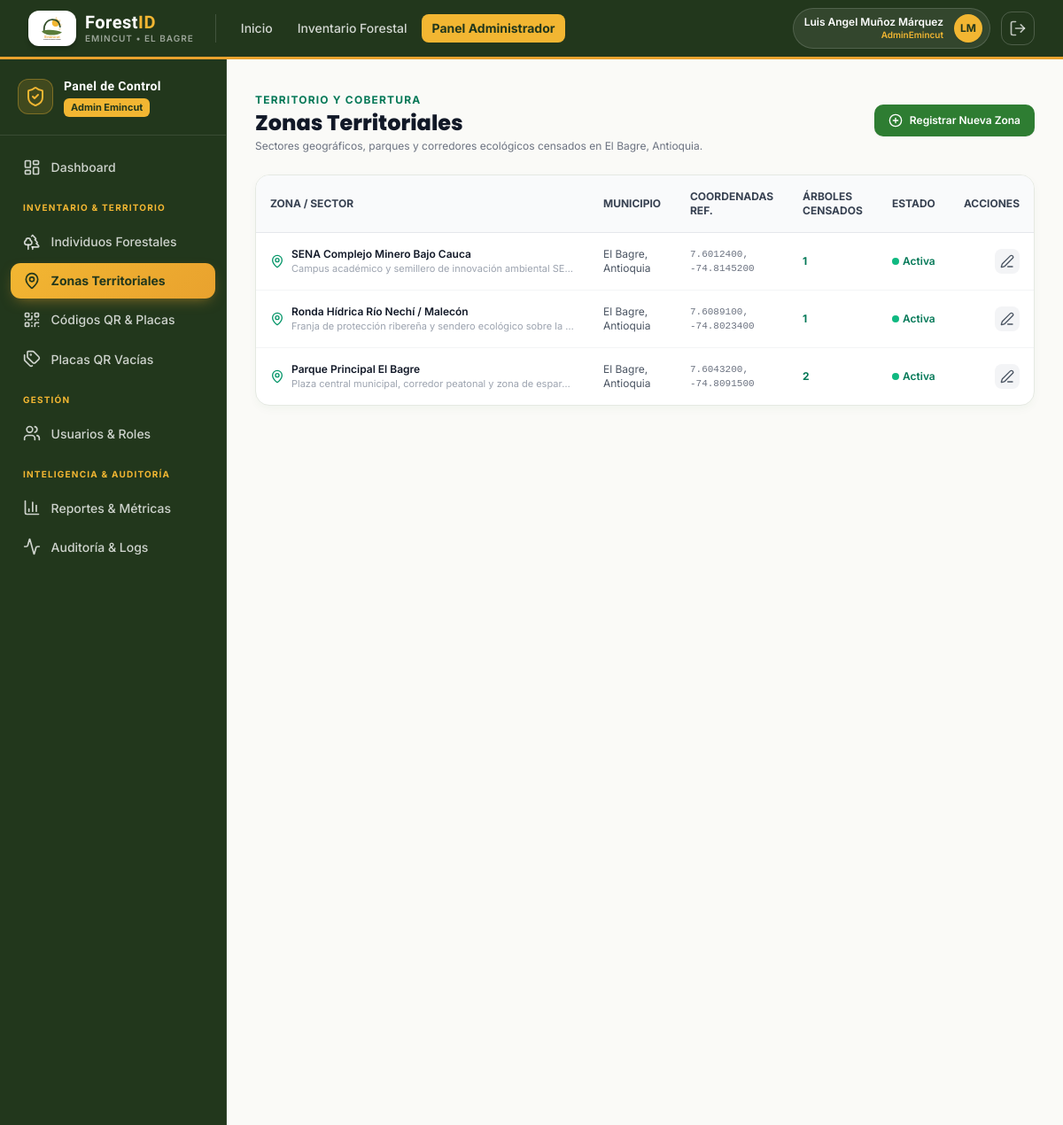
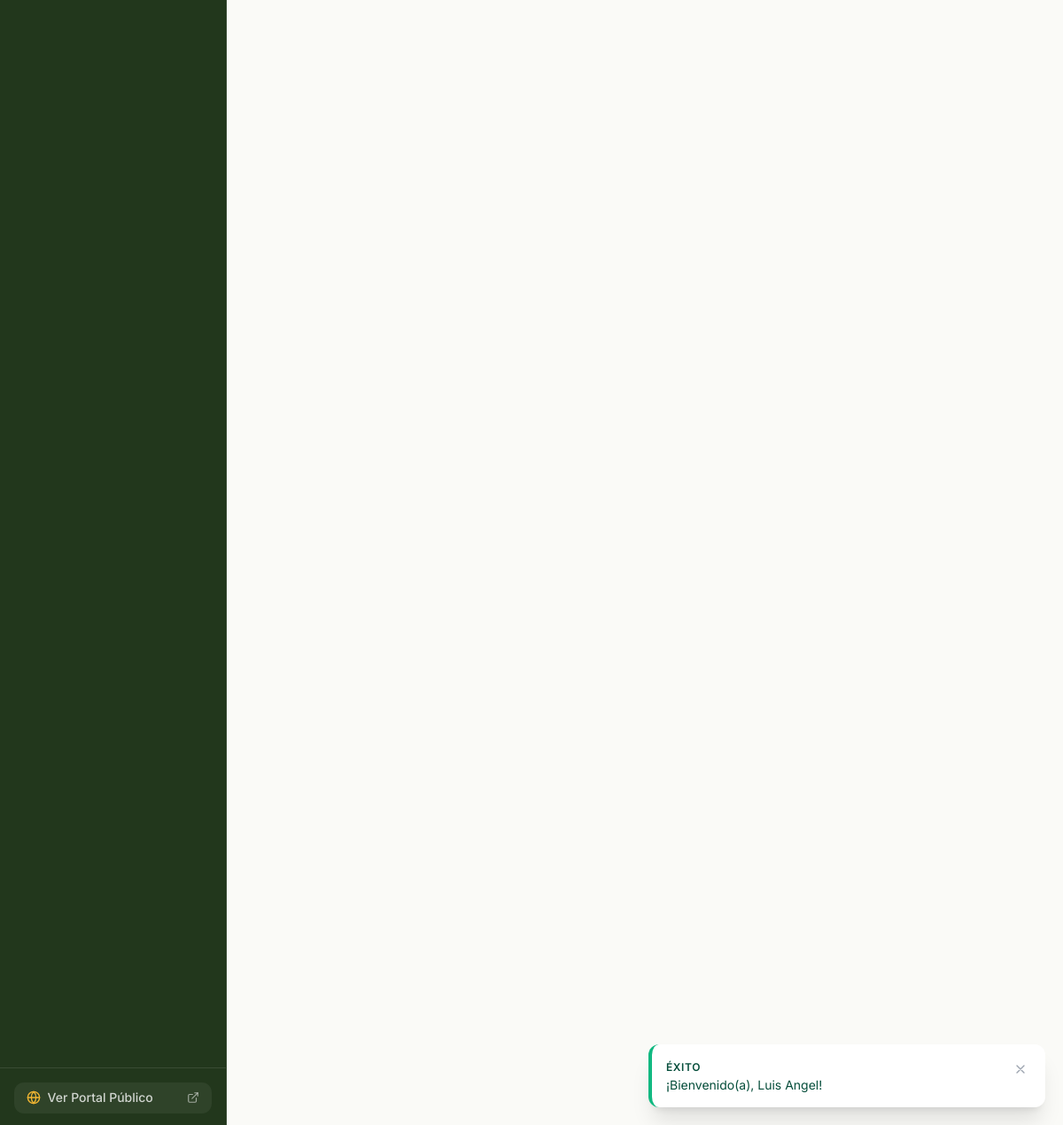
The app's page /admin/zonas/index.php (signed in) with its own data (2 pictures, top to bottom).
### tables this page shows
CREATE TABLE `zonas` (
    `id_zona` CHAR(36) NOT NULL DEFAULT (UUID()),
    `nombre_zona` VARCHAR(100) NOT NULL,
    `descripcion` VARCHAR(255) NULL,
    `municipio` VARCHAR(100) NOT NULL DEFAULT 'El Bagre',
    `departamento` VARCHAR(100) NOT NULL DEFAULT 'Antioquia',
    `latitud_referencia` DECIMAL(10,7) NULL,
    `longitud_referencia` DECIMAL(10,7) NULL,
    `estado` TINYINT(1) NOT NULL DEFAULT 1 COMMENT '1: Activa, 0: Inactiva',
    `fecha_creacion` DATETIME NOT NULL DEFAULT CURRENT_TIMESTAMP,
    PRIMARY KEY (`id_zona`),
    INDEX `idx_zonas_municipio` (`municipio`)
);

### admin/zonas/index.php (the view, shortened to what this page needs)
<?php
require_once __DIR__ . '/../../includes/funciones.php';
$pdo = getDBConnection();
$stmt = $pdo->query("
    SELECT z.*,
           COUNT(ind.id_individuo) AS total_arboles
    FROM `zonas` z
    LEFT JOIN `individuos_forestales` ind ON z.id_zona = ind.id_zona AND ind.estado_registro = 1
    GROUP BY z.id_zona
    ORDER BY z.fecha_creacion DESC
");
$zonas = $stmt->fetchAll();
require_once __DIR__ . '/../../includes/header.php';
require_once __DIR__ . '/../../includes/navbar.php';
?>
<div class="flex-1 flex flex-col md:flex-row">
    <?php require_once __DIR__ . '/../../includes/sidebar_admin.php'; ?>
    <main class="flex-1 p-6 sm:p-8 space-y-6 overflow-y-auto">
        <div class="flex flex-col sm:flex-row items-start sm:items-center justify-between gap-4">
            <div>
                <span class="text-xs font-bold text-emerald-700 uppercase tracking-widest">Territorio y Cobertura</span>
                <h1 class="font-heading font-extrabold text-2xl text-gray-900">Zonas Territoriales</h1>
                <p class="text-xs text-gray-500 mt-0.5">
                    Sectores geográficos, parques y corredores ecológicos censados en El Bagre, Antioquia.
                </p>
            </div>
            <a href="<?= BASE_URL ?>admin/zonas/crear.php" class="btn-forest-primary text-xs py-2.5 px-4 shadow-sm">
                <i data-lucide="plus-circle" class="w-4 h-4"></i> Registrar Nueva Zona
            </a>
        </div>
        <div class="forest-card overflow-hidden">
            <div class="overflow-x-auto">
                <table class="w-full text-left text-xs text-gray-600">
                    <thead class="bg-gray-50 border-b border-gray-200 text-gray-700 uppercase font-semibold">
                        <tr>
                            <th class="p-4">Zona / Sector</th>
                            <th class="p-4">Municipio</th>
                            <th class="p-4">Coordenadas Ref.</th>
                            <th class="p-4">Árboles Censados</th>
                            <th class="p-4">Estado</th>
                            <th class="p-4 text-right">Acciones</th>
                        </tr>
                    </thead>
                    <tbody class="divide-y divide-gray-100">
                        <?php if (empty($zonas)): ?>
                            <tr>
                                <td colspan="6" class="p-8 text-center text-gray-400 italic">No hay zonas territoriales registradas.</td>
                            </tr>
                        <?php else: ?>
                            <?php foreach ($zonas as $z): ?>
                                <tr class="hover:bg-gray-50 transition-colors">
                                    <td class="p-4 font-semibold text-gray-900">
                                        <div class="flex items-center gap-2">
                                            <i data-lucide="map-pin" class="w-4 h-4 text-emerald-600"></i>
                                            <div>
                                                <span><?= htmlspecialchars($z['nombre_zona']) ?></span>
                                                <?php if (!empty($z['descripcion'])): ?>
                                                    <span class="block text-[11px] text-gray-400 font-normal truncate max-w-xs"><?= htmlspecialchars($z['descripcion']) ?></span>
                                                <?php endif; ?>
                                            </div>
                                        </div>
                                    </td>
                                    <td class="p-4"><?= htmlspecialchars($z['municipio']) ?>, <?= htmlspecialchars($z['departamento']) ?></td>
                                    <td class="p-4 font-mono text-[11px] text-gray-500">
                                        <?= !empty($z['latitud_referencia']) ? "{$z['latitud_referencia']}, {$z['longitud_referencia']}" : 'Sin fijar' ?>
                                    </td>
                                    <td class="p-4 font-bold text-emerald-700"><?= $z['total_arboles'] ?></td>
                                    <td class="p-4">
                                        <?php if ($z['estado'] == 1): ?>
                                            <span class="text-emerald-700 font-semibold flex items-center gap-1"><span class="w-2 h-2 rounded-full bg-emerald-500"></span> Activa</span>
                                        <?php else: ?>
                                            <span class="text-rose-700 font-semibold flex items-center gap-1"><span class="w-2 h-2 rounded-full bg-rose-500"></span> Inactiva</span>
                                        <?php endif; ?>
                                    </td>
                                    <td class="p-4 text-right">
                                        <a href="<?= BASE_URL ?>admin/zonas/editar.php?id=<?= $z['id_zona'] ?>" class="p-1.5 rounded-lg bg-gray-100 hover:bg-emerald-100 text-gray-600 hover:text-emerald-800 inline-flex" title="Editar">
                                            <i data-lucide="edit-3" class="w-4 h-4"></i>
                                        </a>
                                    </td>
                                </tr>
                            <?php endforeach; ?>
                        <?php endif; ?>
                    </tbody>
                </table>
            </div>
        </div>
    </main>
</div>
<?php require_once __DIR__ . '/../../includes/footer.php'; ?>

### assets/css/custom.css (style rules this page uses)
:root { --color-primary-dark: #1B5E20; --color-primary: #2E7D32; --color-primary-light: #4CAF50; --color-surface-soft: #E8F5E9; --color-surface-bg: #FAFAF7; --color-earth: #6D4C41; --color-text-main: #1F2937; }
body { background-color: var(--color-surface-bg); color: var(--color-text-main); font-family: 'Inter', -apple-system, BlinkMacSystemFont, "Segoe UI", Roboto, sans-serif; -webkit-font-smoothing: antialiased; }
h1, h2, h3, h4, h5, h6, .font-heading { font-family: 'Poppins', 'Inter', sans-serif; }
.forest-card { background: #FFFFFF; border: 1px solid #E5E9E2; border-radius: 1rem; box-shadow: 0 4px 12px -2px rgba(27, 94, 32, 0.05); transition: all 0.2s cubic-bezier(0.4, 0, 0.2, 1); }
.btn-forest-primary { background-color: #2E7D32; color: #FFFFFF; font-weight: 600; padding: 0.625rem 1.25rem; border-radius: 0.625rem; display: inline-flex; align-items: center; justify-content: center; gap: 0.5rem; transition: all 0.15s ease-in-out; }

### assets/css/emincut.css (style rules this page uses)
:root { --emi-verde: #5B7C3A; --emi-verde-claro: #7A9B54; --emi-verde-suave: #EDF2E5; --emi-verde-oscuro: #35502B; --emi-verde-noche: #22371C; --emi-ambar: #E9A22E; --emi-amarillo: #F2B632; --emi-amarillo-suave:#FBEFD4; --emi-blanco: #FFFFFF; --emi-hueso: #FBFAF6; --emi-tinta: #23291F; --emi-tinta-suave: #5C6455; }

### records on screen
zonas: nombre_zona "SENA Complejo Minero Bajo Cauca", descripcion "Campus académico y semillero de innovación ambiental SE…", municipio "El Bagre", departamento "Antioquia", latitud_referencia "7.6012400", longitud_referencia "-74.8145200", total_arboles "1", estado 1 (drawn)
zonas: nombre_zona "Ronda Hídrica Río Nechí / Malecón", descripcion "Franja de protección ribereña y sendero ecológico sobre la…", municipio "El Bagre", departamento "Antioquia", latitud_referencia "7.6089100", longitud_referencia "-74.8023400", total_arboles "1", estado 1 (drawn)
zonas: nombre_zona "Parque Principal El Bagre", descripcion "Plaza central municipal, corredor peatonal y zona de espar…", municipio "El Bagre", departamento "Antioquia", latitud_referencia "7.6043200", longitud_referencia "-74.8091500", total_arboles "2", estado 1 (drawn)

### other values on screen
$cfg['badge'] "ÉXITO"
$mensaje "¡Bienvenido(a), Luis Angel!"
$usuario_actual['nombres'] . ' ' . $usuario_actual['apellidos'] "Luis Angel Muñoz Márquez"
$usuario_actual['nombre_rol'] "AdminEmincut"
